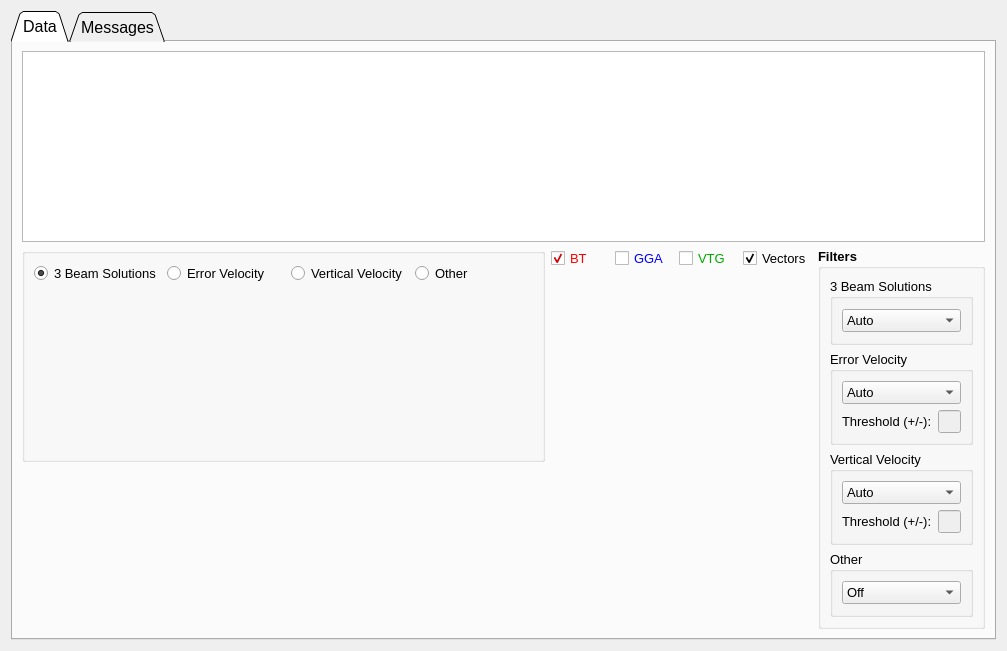
      <widget class="QWidget" name="tab_bt">
       <attribute name="title">
        <string>BT</string>
       </attribute>
       <layout class="QGridLayout" name="gridLayout_33">
        <item row="0" column="0">
         <widget class="QTabWidget" name="tab_bt_2">
          <property name="font">
           <font>
            <pointsize>12</pointsize>
           </font>
          </property>
          <property name="tabShape">
           <enum>QTabWidget::Triangular</enum>
          </property>
          <property name="currentIndex">
           <number>0</number>
          </property>
          <widget class="QWidget" name="tab_bt_2_data">
           <attribute name="title">
            <string>Data</string>
           </attribute>
           <layout class="QGridLayout" name="gridLayout_26">
            <item row="0" column="0">
             <layout class="QVBoxLayout" name="verticalLayout_18" stretch="2,4">
              <item>
               <widget class="QTableWidget" name="table_bt">
                <property name="font">
                 <font>
                  <pointsize>10</pointsize>
                 </font>
                </property>
               </widget>
              </item>
              <item>
               <layout class="QHBoxLayout" name="horizontalLayout_22" stretch="6,3,1">
                <item>
                 <layout class="QVBoxLayout" name="verticalLayout_17" stretch="4,3">
                  <item>
                   <widget class="QGroupBox" name="gb_bt_radio">
                    <property name="title">
                     <string/>
                    </property>
                    <layout class="QVBoxLayout" name="verticalLayout_16" stretch="1,4">
                     <item>
                      <layout class="QHBoxLayout" name="horizontalLayout_21">
                       <item>
                        <widget class="QRadioButton" name="rb_bt_beam">
                         <property name="font">
                          <font>
                           <pointsize>10</pointsize>
                          </font>
                         </property>
                         <property name="text">
                          <string>3 Beam Solutions</string>
                         </property>
                         <property name="checked">
                          <bool>true</bool>
                         </property>
                        </widget>
                       </item>
                       <item>
                        <widget class="QRadioButton" name="rb_bt_error">
                         <property name="font">
                          <font>
                           <pointsize>10</pointsize>
                          </font>
                         </property>
                         <property name="text">
                          <string>Error Velocity</string>
                         </property>
                        </widget>
                       </item>
                       <item>
                        <widget class="QRadioButton" name="rb_bt_vert">
                         <property name="font">
                          <font>
                           <pointsize>10</pointsize>
                          </font>
                         </property>
                         <property name="text">
                          <string>Vertical Velocity</string>
                         </property>
                        </widget>
                       </item>
                       <item>
                        <widget class="QRadioButton" name="rb_bt_other">
                         <property name="font">
                          <font>
                           <pointsize>10</pointsize>
                          </font>
                         </property>
                         <property name="text">
                          <string>Other</string>
                         </property>
                        </widget>
                       </item>
                      </layout>
                     </item>
                     <item>
                      <widget class="QWidget" name="graph_bt_top" native="true"/>
                     </item>
                    </layout>
                   </widget>
                  </item>
                  <item>
                   <widget class="QWidget" name="graph_bt_bottom" native="true"/>
                  </item>
                 </layout>
                </item>
                <item>
                 <layout class="QVBoxLayout" name="verticalLayout_20" stretch="1,8">
                  <item>
                   <layout class="QHBoxLayout" name="horizontalLayout_30">
                    <item>
                     <widget class="QCheckBox" name="cb_bt_bt">
                      <property name="palette">
                       <palette>
                        <active>
                         <colorrole role="WindowText">
                          <brush brushstyle="SolidPattern">
                           <color alpha="255">
                            <red>255</red>
                            <green>0</green>
                            <blue>0</blue>
                           </color>
                          </brush>
                         </colorrole>
                         <colorrole role="Text">
                          <brush brushstyle="SolidPattern">
                           <color alpha="255">
                            <red>255</red>
                            <green>0</green>
                            <blue>0</blue>
                           </color>
                          </brush>
                         </colorrole>
                         <colorrole role="PlaceholderText">
                          <brush brushstyle="SolidPattern">
                           <color alpha="128">
                            <red>255</red>
                            <green>0</green>
                            <blue>0</blue>
                           </color>
                          </brush>
                         </colorrole>
                        </active>
                        <inactive>
                         <colorrole role="WindowText">
                          <brush brushstyle="SolidPattern">
                           <color alpha="255">
                            <red>255</red>
                            <green>0</green>
                            <blue>0</blue>
                           </color>
                          </brush>
                         </colorrole>
                         <colorrole role="Text">
                          <brush brushstyle="SolidPattern">
                           <color alpha="255">
                            <red>255</red>
                            <green>0</green>
                            <blue>0</blue>
                           </color>
                          </brush>
                         </colorrole>
                         <colorrole role="PlaceholderText">
                          <brush brushstyle="SolidPattern">
                           <color alpha="128">
                            <red>255</red>
                            <green>0</green>
                            <blue>0</blue>
                           </color>
                          </brush>
                         </colorrole>
                        </inactive>
                        <disabled>
                         <colorrole role="WindowText">
                          <brush brushstyle="SolidPattern">
                           <color alpha="255">
                            <red>120</red>
                            <green>120</green>
                            <blue>120</blue>
                           </color>
                          </brush>
                         </colorrole>
                         <colorrole role="Text">
                          <brush brushstyle="SolidPattern">
                           <color alpha="255">
                            <red>120</red>
                            <green>120</green>
                            <blue>120</blue>
                           </color>
                          </brush>
                         </colorrole>
                         <colorrole role="PlaceholderText">
                          <brush brushstyle="SolidPattern">
                           <color alpha="128">
                            <red>0</red>
                            <green>0</green>
                            <blue>0</blue>
                           </color>
                          </brush>
                         </colorrole>
                        </disabled>
                       </palette>
                      </property>
                      <property name="font">
                       <font>
                        <pointsize>10</pointsize>
                       </font>
                      </property>
                      <property name="text">
                       <string>BT</string>
                      </property>
                      <property name="checked">
                       <bool>true</bool>
                      </property>
                     </widget>
                    </item>
                    <item>
                     <widget class="QCheckBox" name="cb_bt_gga">
                      <property name="palette">
                       <palette>
                        <active>
                         <colorrole role="WindowText">
                          <brush brushstyle="SolidPattern">
                           <color alpha="255">
                            <red>0</red>
                            <green>0</green>
                            <blue>255</blue>
                           </color>
                          </brush>
                         </colorrole>
                        </active>
                        <inactive>
                         <colorrole role="WindowText">
                          <brush brushstyle="SolidPattern">
                           <color alpha="255">
                            <red>0</red>
                            <green>0</green>
                            <blue>255</blue>
                           </color>
                          </brush>
                         </colorrole>
                        </inactive>
                        <disabled>
                         <colorrole role="WindowText">
                          <brush brushstyle="SolidPattern">
                           <color alpha="255">
                            <red>120</red>
                            <green>120</green>
                            <blue>120</blue>
                           </color>
                          </brush>
                         </colorrole>
                        </disabled>
                       </palette>
                      </property>
                      <property name="font">
                       <font>
                        <pointsize>10</pointsize>
                       </font>
                      </property>
                      <property name="text">
                       <string>GGA</string>
                      </property>
                     </widget>
                    </item>
                    <item>
                     <widget class="QCheckBox" name="cb_bt_vtg">
                      <property name="palette">
                       <palette>
                        <active>
                         <colorrole role="WindowText">
                          <brush brushstyle="SolidPattern">
                           <color alpha="255">
                            <red>0</red>
                            <green>170</green>
                            <blue>0</blue>
                           </color>
                          </brush>
                         </colorrole>
                        </active>
                        <inactive>
                         <colorrole role="WindowText">
                          <brush brushstyle="SolidPattern">
                           <color alpha="255">
                            <red>0</red>
                            <green>170</green>
                            <blue>0</blue>
                           </color>
                          </brush>
                         </colorrole>
                        </inactive>
                        <disabled>
                         <colorrole role="WindowText">
                          <brush brushstyle="SolidPattern">
                           <color alpha="255">
                            <red>120</red>
                            <green>120</green>
                            <blue>120</blue>
                           </color>
                          </brush>
                         </colorrole>
                        </disabled>
                       </palette>
                      </property>
                      <property name="font">
                       <font>
                        <pointsize>10</pointsize>
                       </font>
                      </property>
                      <property name="text">
                       <string>VTG</string>
                      </property>
                     </widget>
                    </item>
                    <item>
                     <widget class="QCheckBox" name="cb_bt_vectors">
                      <property name="font">
                       <font>
                        <pointsize>10</pointsize>
                       </font>
                      </property>
                      <property name="text">
                       <string>Vectors</string>
                      </property>
                      <property name="checked">
                       <bool>true</bool>
                      </property>
                     </widget>
                    </item>
                   </layout>
                  </item>
                  <item>
                   <widget class="QWidget" name="graph_bt_st" native="true"/>
                  </item>
                 </layout>
                </item>
                <item>
                 <widget class="QGroupBox" name="gb_bt_filters">
                  <property name="font">
                   <font>
                    <pointsize>10</pointsize>
                    <weight>75</weight>
                    <bold>true</bold>
                   </font>
                  </property>
                  <property name="title">
                   <string>Filters</string>
                  </property>
                  <layout class="QVBoxLayout" name="verticalLayout_15" stretch="0,0,0,0">
                   <item>
                    <widget class="QGroupBox" name="gb_bt_3beam">
                     <property name="font">
                      <font>
                       <pointsize>10</pointsize>
                       <weight>50</weight>
                       <bold>false</bold>
                      </font>
                     </property>
                     <property name="title">
                      <string>3 Beam Solutions</string>
                     </property>
                     <layout class="QVBoxLayout" name="verticalLayout_21">
                      <item>
                       <widget class="QComboBox" name="combo_bt_3beam">
                        <item>
                         <property name="text">
                          <string>Auto</string>
                         </property>
                        </item>
                        <item>
                         <property name="text">
                          <string>Allow</string>
                         </property>
                        </item>
                        <item>
                         <property name="text">
                          <string>4-Beam Only</string>
                         </property>
                        </item>
                       </widget>
                      </item>
                     </layout>
                    </widget>
                   </item>
                   <item>
                    <widget class="QGroupBox" name="gb_bt_error_velocity">
                     <property name="font">
                      <font>
                       <pointsize>10</pointsize>
                       <weight>50</weight>
                       <bold>false</bold>
                      </font>
                     </property>
                     <property name="title">
                      <string>Error Velocity</string>
                     </property>
                     <layout class="QVBoxLayout" name="verticalLayout_22">
                      <item>
                       <widget class="QComboBox" name="combo_bt_error_velocity">
                        <item>
                         <property name="text">
                          <string>Auto</string>
                         </property>
                        </item>
                        <item>
                         <property name="text">
                          <string>Manual</string>
                         </property>
                        </item>
                        <item>
                         <property name="text">
                          <string>Off</string>
                         </property>
                        </item>
                       </widget>
                      </item>
                      <item>
                       <layout class="QHBoxLayout" name="horizontalLayout_29" stretch="2,0">
                        <item>
                         <widget class="QLabel" name="txt_bt_error_velocity">
                          <property name="maximumSize">
                           <size>
                            <width>16777215</width>
                            <height>20</height>
                           </size>
                          </property>
                          <property name="font">
                           <font>
                            <pointsize>10</pointsize>
                            <weight>50</weight>
                            <bold>false</bold>
                           </font>
                          </property>
                          <property name="text">
                           <string>Threshold (+/-):</string>
                          </property>
                          <property name="alignment">
                           <set>Qt::AlignLeading|Qt::AlignLeft|Qt::AlignVCenter</set>
                          </property>
                         </widget>
                        </item>
                        <item>
                         <widget class="QLineEdit" name="ed_bt_error_vel_threshold">
                          <property name="enabled">
                           <bool>false</bool>
                          </property>
                         </widget>
                        </item>
                       </layout>
                      </item>
                     </layout>
                    </widget>
                   </item>
                   <item>
                    <widget class="QGroupBox" name="gb_bt_vertical_velocity">
                     <property name="font">
                      <font>
                       <pointsize>10</pointsize>
                       <weight>50</weight>
                       <bold>false</bold>
                      </font>
                     </property>
                     <property name="title">
                      <string>Vertical Velocity</string>
                     </property>
                     <layout class="QVBoxLayout" name="verticalLayout_23">
                      <item>
                       <widget class="QComboBox" name="combo_bt_vert_velocity">
                        <item>
                         <property name="text">
                          <string>Auto</string>
                         </property>
                        </item>
                        <item>
                         <property name="text">
                          <string>Manual</string>
                         </property>
                        </item>
                        <item>
                         <property name="text">
                          <string>Off</string>
                         </property>
                        </item>
                       </widget>
                      </item>
                      <item>
                       <layout class="QHBoxLayout" name="horizontalLayout_31" stretch="2,0">
                        <item>
                         <widget class="QLabel" name="txt_bt_vert_velocity">
                          <property name="maximumSize">
                           <size>
                            <width>16777215</width>
                            <height>20</height>
                           </size>
                          </property>
                          <property name="font">
                           <font>
                            <pointsize>10</pointsize>
                            <weight>50</weight>
                            <bold>false</bold>
                           </font>
                          </property>
                          <property name="text">
                           <string>Threshold (+/-):</string>
                          </property>
                          <property name="alignment">
                           <set>Qt::AlignLeading|Qt::AlignLeft|Qt::AlignVCenter</set>
                          </property>
                         </widget>
                        </item>
                        <item>
                         <widget class="QLineEdit" name="ed_bt_vert_vel_threshold">
                          <property name="enabled">
                           <bool>false</bool>
                          </property>
                         </widget>
                        </item>
                       </layout>
                      </item>
                     </layout>
                    </widget>
                   </item>
                   <item>
                    <widget class="QGroupBox" name="gb_bt_other">
                     <property name="font">
                      <font>
                       <weight>50</weight>
                       <bold>false</bold>
                      </font>
                     </property>
                     <property name="title">
                      <string>Other</string>
                     </property>
                     <layout class="QVBoxLayout" name="verticalLayout_24">
                      <item>
                       <widget class="QComboBox" name="combo_bt_other">
                        <item>
                         <property name="text">
                          <string>Off</string>
                         </property>
                        </item>
                        <item>
                         <property name="text">
                          <string>Smooth</string>
                         </property>
                        </item>
                       </widget>
                      </item>
                     </layout>
                    </widget>
                   </item>
                  </layout>
                 </widget>
                </item>
               </layout>
              </item>
             </layout>
            </item>
           </layout>
          </widget>
          <widget class="QWidget" name="tab_bt_2_messages">
           <attribute name="title">
            <string>Messages</string>
           </attribute>
           <layout class="QVBoxLayout" name="verticalLayout_19">
            <item>
             <widget class="QGroupBox" name="box_bt_messages">
              <property name="font">
               <font>
                <weight>75</weight>
                <bold>true</bold>
               </font>
              </property>
              <property name="title">
               <string>Quality Check Messages</string>
              </property>
              <layout class="QHBoxLayout" name="horizontalLayout_23">
               <item>
                <widget class="QPlainTextEdit" name="display_bt_messages">
                 <property name="font">
                  <font>
                   <weight>50</weight>
                   <bold>false</bold>
                  </font>
                 </property>
                 <property name="readOnly">
                  <bool>true</bool>
                 </property>
                </widget>
               </item>
              </layout>
             </widget>
            </item>
            <item>
             <widget class="QGroupBox" name="box_bt_comments">
              <property name="font">
               <font>
                <weight>75</weight>
                <bold>true</bold>
               </font>
              </property>
              <property name="title">
               <string>Comments</string>
              </property>
              <layout class="QHBoxLayout" name="horizontalLayout_24">
               <item>
                <widget class="QPlainTextEdit" name="display_bt_comments">
                 <property name="font">
                  <font>
                   <weight>50</weight>
                   <bold>false</bold>
                  </font>
                 </property>
                 <property name="readOnly">
                  <bool>true</bool>
                 </property>
                </widget>
               </item>
              </layout>
             </widget>
            </item>
           </layout>
          </widget>
         </widget>
        </item>
       </layout>
      </widget>
